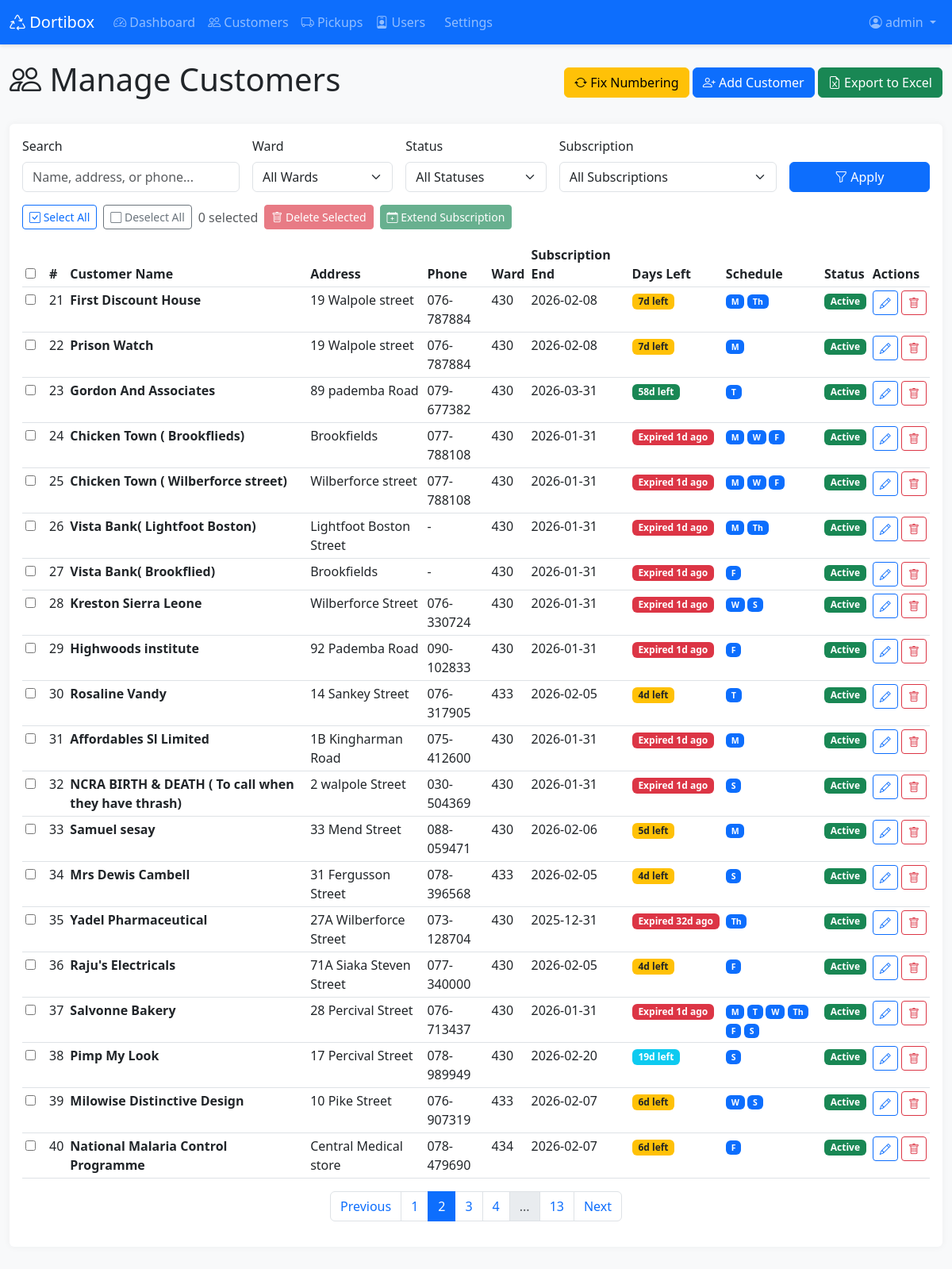
The page /admin/customers?page=2&search=&ward=&status=&subscription= (signed in) on the database its author committed.
### app.py (models this page shows, shortened)
class Customer(db.Model):
    id = db.Column(db.Integer, primary_key=True)
    customer_number = db.Column(db.Integer)
    customer_name = db.Column(db.String(200), nullable=False)
    address = db.Column(db.String(300))
    phone_number = db.Column(db.String(50))
    type = db.Column(db.String(100))
    ward = db.Column(db.String(100))
    bin_size = db.Column(db.String(50))  # Now stores multiple sizes like "300L, 50L"
    bin_qty = db.Column(db.Integer)
    frequency = db.Column(db.String(50))
    time = db.Column(db.String(50))
    monday = db.Column(db.Integer, default=0)
    tuesday = db.Column(db.Integer, default=0)
    wednesday = db.Column(db.Integer, default=0)
    thursday = db.Column(db.Integer, default=0)
    friday = db.Column(db.Integer, default=0)
    saturday = db.Column(db.Integer, default=0)
    sales_rep = db.Column(db.String(100))
    payment_type = db.Column(db.String(100))
    subscription_start = db.Column(db.Date)
    subscription_end = db.Column(db.Date)
    active = db.Column(db.String(10))
    target_month_start = db.Column(db.Date)
    target_month_end = db.Column(db.Date)
    month_acquired = db.Column(db.String(50))
    amount_paid = db.Column(db.Float)
    pickups = db.relationship('Pickup', backref='customer', lazy=True, cascade='all, delete-orphan')
    def subscription_status(self):
        if not self.subscription_end:
            return 'no_date'
        today = date.today()
        days_until_end = (self.subscription_end - today).days
        if days_until_end < 0:
            return 'expired'
        elif days_until_end <= 7:
            return 'expiring_week'
        elif days_until_end <= 30:
            return 'expiring_month'
        else:
            return 'active'

### app.py (the view, shortened to what this page needs)
@app.route('/admin/customers')
@admin_required
def admin_customers():
    page = request.args.get('page', 1, type=int)
    search = request.args.get('search', '')
    ward_filter = request.args.get('ward', '')
    status_filter = request.args.get('status', '')
    subscription_filter = request.args.get('subscription', '')
    query = Customer.query
    if search:
        query = query.filter(
            (Customer.customer_name.contains(search)) |
            (Customer.address.contains(search)) |
            (Customer.phone_number.contains(search))
        )
    if ward_filter:
        query = query.filter(Customer.ward == ward_filter)
    if status_filter == 'active':
        query = query.filter((Customer.active == 'Yes') | (Customer.active == 'yes'))
    elif status_filter == 'inactive':
        query = query.filter(Customer.active == 'No')
    today = date.today()
    if subscription_filter == 'expired':
        query = query.filter(
            Customer.subscription_end.isnot(None),
            Customer.subscription_end < today
        )
    elif subscription_filter == 'no_date':
        query = query.filter(Customer.subscription_end.is_(None))
    customers = query.order_by(Customer.customer_number).paginate(
        page=page, per_page=20, error_out=False
    )
    wards = db.session.query(Customer.ward).filter(Customer.ward.isnot(None)).distinct().order_by(Customer.ward).all()
    wards = [w[0] for w in wards if w[0]]
    return render_template('admin_customers.html',
                         customers=customers,
                         search=search,
                         ward_filter=ward_filter,
                         status_filter=status_filter,
                         subscription_filter=subscription_filter,
                         wards=wards,
                         today=today)

### app.py (called while the page is built)
@app.context_processor
def inject_now():
    return {
        'now': datetime.now,
        'abs': abs  # Add abs function
    }

def admin_required(f):
    @wraps(f)
    def decorated_function(*args, **kwargs):
        if 'user_id' not in session:
            flash('Please log in to access this page.', 'warning')
            return redirect(url_for('login'))
        user = User.query.get(session['user_id'])
        if user.role != 'admin':
            flash('You do not have permission to access this page.', 'danger')
            return redirect(url_for('dashboard'))
        return f(*args, **kwargs)
    return decorated_function

### templates/admin_customers.html (shortened to what this page needs)
{% extends "base.html" %}
{% block content %}
<div class="container-fluid">
    <div class="d-flex justify-content-between align-items-center mb-4">
        <h1><i class="bi bi-people"></i> Manage Customers</h1>
        <div>
            <button type="button" class="btn btn-warning" onclick="renumberCustomers()" title="Fix customer numbering">
                <i class="bi bi-arrow-repeat"></i> Fix Numbering
            </button>
            <a href="{{ url_for('add_customer') }}" class="btn btn-primary">
                <i class="bi bi-person-plus"></i> Add Customer
            </a>
            <button type="button" class="btn btn-success" onclick="exportCustomers()">
                <i class="bi bi-file-earmark-excel"></i> Export to Excel
            </button>
        </div>
    </div>
    <div class="card">
        <div class="card-body">
            <form method="GET" class="row g-3 mb-3">
                <div class="col-md-3">
                    <label for="search" class="form-label">Search</label>
                    <input type="text" class="form-control" id="search" name="search"
                           placeholder="Name, address, or phone..."
                           value="{{ search }}">
                </div>
                <div class="col-md-2">
                    <label for="ward" class="form-label">Ward</label>
                    <select class="form-select" id="ward" name="ward">
                        <option value="">All Wards</option>
                    </select>
                </div>
                <div class="col-md-2">
                    <label for="status" class="form-label">Status</label>
                    <select class="form-select" id="status" name="status">
                        <option value="">All Statuses</option>
                    </select>
                </div>
                <div class="col-md-3">
                    <label for="subscription" class="form-label">Subscription</label>
                    <select class="form-select" id="subscription" name="subscription">
                        <option value="">All Subscriptions</option>
                    </select>
                </div>
                <div class="col-md-2 d-flex align-items-end">
                    <button type="submit" class="btn btn-primary w-100">
                        <i class="bi bi-funnel"></i> Apply
                    </button>
                </div>
            </form>
            <div class="mb-3 d-flex gap-2 align-items-center flex-wrap">
                <button type="button" class="btn btn-sm btn-outline-primary" onclick="selectAll()">
                    <i class="bi bi-check-square"></i> Select All
                </button>
                <button type="button" class="btn btn-sm btn-outline-secondary" onclick="deselectAll()">
                    <i class="bi bi-square"></i> Deselect All
                </button>
                <span class="text-muted" id="selectedCount">0 selected</span>
                <button type="button" class="btn btn-sm btn-danger" onclick="bulkDelete()" id="bulkDeleteBtn" disabled>
                    <i class="bi bi-trash"></i> Delete Selected
                </button>
                <button type="button" class="btn btn-sm btn-success" onclick="showExtendModal()" id="bulkExtendBtn" disabled>
                    <i class="bi bi-calendar-plus"></i> Extend Subscription
                </button>
            </div>
            <form id="bulkActionForm" method="POST">
                <div class="table-responsive">
                    <table class="table table-hover table-sm">
                        <thead>
                            <tr>
                                <th style="width: 30px;">
                                    <input type="checkbox" id="selectAllCheckbox" onchange="toggleSelectAll()">
                                </th>
                                <th>#</th>
                                <th>Customer Name</th>
                                <th>Address</th>
                                <th>Phone</th>
                                <th>Ward</th>
                                <th>Subscription End</th>
                                <th>Days Left</th>
                                <th>Schedule</th>
                                <th>Status</th>
                                <th>Actions</th>
                            </tr>
                        </thead>
                        <tbody>
                            {% for customer in customers.items %}
                            {% set sub_status = customer.subscription_status() %}
                            <tr class="{% if sub_status == 'expired' %}subscription-expired{% elif sub_status == 'expiring_week' %}subscription-expiring-week{% elif sub_status == 'expiring_month' %}subscription-expiring-month{% endif %}">
                                <td>
                                    <input type="checkbox" class="customer-checkbox"
                                           name="customer_ids[]"
                                           value="{{ customer.id }}"
                                           onchange="updateSelectedCount()">
                                </td>
                                <td>{{ customer.customer_number or '-' }}</td>
                                <td><strong>{{ customer.customer_name }}</strong></td>
                                <td>{{ customer.address or '-' }}</td>
                                <td>{{ customer.phone_number or '-' }}</td>
                                <td>{{ customer.ward or '-' }}</td>
                                <td>
                                    {% if customer.subscription_end %}
                                        {{ customer.subscription_end.strftime('%Y-%m-%d') }}
                                    {% else %}
                                        <span class="text-muted">Not set</span>
                                    {% endif %}
                                </td>
                                <td>
                                    {% if customer.subscription_end %}
                                        {% set days_left = (customer.subscription_end - today).days %}
                                        {% if days_left < 0 %}
                                            <span class="badge bg-danger">Expired {{ abs(days_left) }}d ago</span>
                                        {% elif days_left == 0 %}
                                            <span class="badge bg-danger">Expires Today</span>
                                        {% elif days_left <= 7 %}
                                            <span class="badge bg-warning text-dark">{{ days_left }}d left</span>
                                        {% elif days_left <= 30 %}
                                            <span class="badge bg-info">{{ days_left }}d left</span>
                                        {% else %}
                                            <span class="badge bg-success">{{ days_left }}d left</span>
                                        {% endif %}
                                    {% else %}
                                        <span class="text-muted">-</span>
                                    {% endif %}
                                </td>
                                <td>
                                    <small>
                                        {% if customer.monday %}<span class="badge bg-primary">M</span>{% endif %}
                                        {% if customer.tuesday %}<span class="badge bg-primary">T</span>{% endif %}
                                        {% if customer.wednesday %}<span class="badge bg-primary">W</span>{% endif %}
                                        {% if customer.thursday %}<span class="badge bg-primary">Th</span>{% endif %}
                                        {% if customer.friday %}<span class="badge bg-primary">F</span>{% endif %}
                                        {% if customer.saturday %}<span class="badge bg-primary">S</span>{% endif %}
                                    </small>
                                </td>
                                <td>
                                    {% if customer.active in ['Yes', 'yes'] %}
                                    <span class="badge bg-success">Active</span>
                                    {% else %}
                                    <span class="badge bg-danger">Inactive</span>
                                    {% endif %}
                                </td>
                                <td class="table-actions">
                                    <a href="{{ url_for('edit_customer', id=customer.id) }}"
                                       class="btn btn-sm btn-outline-primary" title="Edit">
                                        <i class="bi bi-pencil"></i>
                                    </a>
                                    <button type="button" class="btn btn-sm btn-outline-danger"
                                            onclick="deleteSingle({{ customer.id }})" title="Delete">
                                        <i class="bi bi-trash"></i>
                                    </button>
                                </td>
                            </tr>
                            {% endfor %}
                        </tbody>
                    </table>
                </div>
            </form>
            {% if customers.pages > 1 %}
            <nav>
                <ul class="pagination justify-content-center">
                    <li class="page-item {% if not customers.has_prev %}disabled{% endif %}">
                        <a class="page-link" href="{{ url_for('admin_customers', page=customers.prev_num, search=search, ward=ward_filter, status=status_filter, subscription=subscription_filter) }}">
                            Previous
                        </a>
                    </li>
                    {% for page_num in customers.iter_pages(left_edge=1, right_edge=1, left_current=1, right_current=2) %}
                        {% if page_num %}
                            <li class="page-item {% if page_num == customers.page %}active{% endif %}">
                                <a class="page-link" href="{{ url_for('admin_customers', page=page_num, search=search, ward=ward_filter, status=status_filter, subscription=subscription_filter) }}">
                                    {{ page_num }}
                                </a>
                            </li>
                        {% else %}
                            <li class="page-item disabled"><span class="page-link">...</span></li>
                        {% endif %}
                    {% endfor %}
                    <li class="page-item {% if not customers.has_next %}disabled{% endif %}">
                        <a class="page-link" href="{{ url_for('admin_customers', page=customers.next_num, search=search, ward=ward_filter, status=status_filter, subscription=subscription_filter) }}">
                            Next
                        </a>
                    </li>
                </ul>
            </nav>
            {% endif %}
        </div>
    </div>
</div>
{% endblock %}

### templates/base.html (style rules this page uses)
body { min-height: 100vh; background-color: #f8f9fa; }
.card { box-shadow: 0 0 10px rgba(0,0,0,.05); border: none; margin-bottom: 20px; }
.table-actions { white-space: nowrap; }

### templates/admin_customers.html (style rules this page uses)
.subscription-expired { background-color: #f8d7da !important; }
.subscription-expiring-week { background-color: #fff3cd !important; }
.subscription-expiring-month { background-color: #fff8e1 !important; }

### rows shown on the page
Customer: customer_number "21", customer_name "First Discount House", address "19 Walpole street", phone_number "076-787884", ward "430", subscription_end "2026-02-08", monday "M", thursday "Th", active "Active"
Customer: customer_number "22", customer_name "Prison Watch", address "19 Walpole street", phone_number "076-787884", ward "430", subscription_end "2026-02-08", monday "M", active "Active"
Customer: customer_number "23", customer_name "Gordon And Associates", address "89 pademba Road", phone_number "079-677382", ward "430", subscription_end "2026-03-31", tuesday "T", active "Active"
Customer: customer_number "24", customer_name "Chicken Town ( Brookflieds)", address "Brookfields", phone_number "077-788108", ward "430", subscription_end "2026-01-31", monday "M", wednesday "W", friday "F", active "Active"
Customer: customer_number "25", customer_name "Chicken Town ( Wilberforce street)", address "Wilberforce street", phone_number "077-788108", ward "430", subscription_end "2026-01-31", monday "M", wednesday "W", friday "F", active "Active"
Customer: customer_number "26", customer_name "Vista Bank( Lightfoot Boston)", address "Lightfoot Boston Street", phone_number "-", ward "430", subscription_end "2026-01-31", monday "M", thursday "Th", active "Active"
Customer: customer_number "27", customer_name "Vista Bank( Brookflied)", address "Brookfields", phone_number "-", ward "430", subscription_end "2026-01-31", friday "F", active "Active"
Customer: customer_number "28", customer_name "Kreston Sierra Leone", address "Wilberforce Street", phone_number "076-330724", ward "430", subscription_end "2026-01-31", wednesday "W", saturday "S", active "Active"
Customer: customer_number "29", customer_name "Highwoods institute", address "92 Pademba Road", phone_number "090-102833", ward "430", subscription_end "2026-01-31", friday "F", active "Active"
Customer: customer_number "30", customer_name "Rosaline Vandy", address "14 Sankey Street", phone_number "076-317905", ward "433", subscription_end "2026-02-05", tuesday "T", active "Active"
Customer: customer_number "31", customer_name "Affordables Sl Limited", address "1B Kingharman Road", phone_number "075-412600", ward "430", subscription_end "2026-01-31", monday "M", active "Active"
Customer: customer_number "32", customer_name "NCRA BIRTH & DEATH ( To call when they have thrash)", address "2 walpole Street", phone_number "030-504369", ward "430", subscription_end "2026-01-31", saturday "S", active "Active"
Customer: customer_number "33", customer_name "Samuel sesay", address "33 Mend Street", phone_number "088-059471", ward "430", subscription_end "2026-02-06", monday "M", active "Active"
Customer: customer_number "34", customer_name "Mrs Dewis Cambell", address "31 Fergusson Street", phone_number "078-396568", ward "433", subscription_end "2026-02-05", saturday "S", active "Active"
Customer: customer_number "35", customer_name "Yadel Pharmaceutical", address "27A Wilberforce Street", phone_number "073-128704", ward "430", subscription_end "2025-12-31", thursday "Th", active "Active"
Customer: customer_number "36", customer_name "Raju's Electricals", address "71A Siaka Steven Street", phone_number "077-340000", ward "430", subscription_end "2026-02-05", friday "F", active "Active"
Customer: customer_number "37", customer_name "Salvonne Bakery", address "28 Percival Street", phone_number "076-713437", ward "430", subscription_end "2026-01-31", monday "M", tuesday "T", wednesday "W", thursday "Th", friday "F", saturday "S", active "Active"
Customer: customer_number "38", customer_name "Pimp My Look", address "17 Percival Street", phone_number "078-989949", ward "430", subscription_end "2026-02-20", saturday "S", active "Active"
Customer: customer_number "39", customer_name "Milowise Distinctive Design", address "10 Pike Street", phone_number "076-907319", ward "433", subscription_end "2026-02-07", wednesday "W", saturday "S", active "Active"
Customer: customer_number "40", customer_name "National Malaria Control Programme", address "Central Medical store", phone_number "078-479690", ward "434", subscription_end "2026-02-07", friday "F", active "Active"

### other values the page prints
{{ session.username }} "admin"
{{ page_num }} "1" "2" "3" "4" "13"
